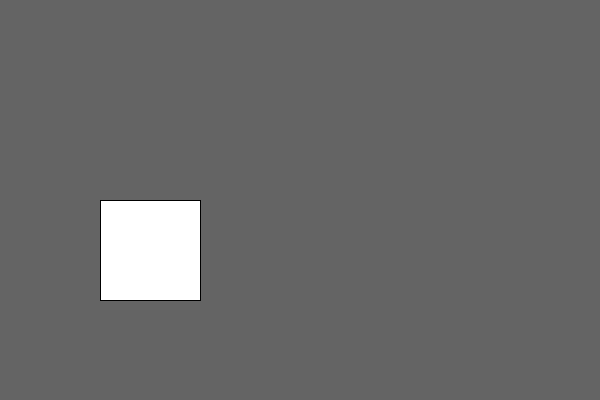
Frame 1 (no input)
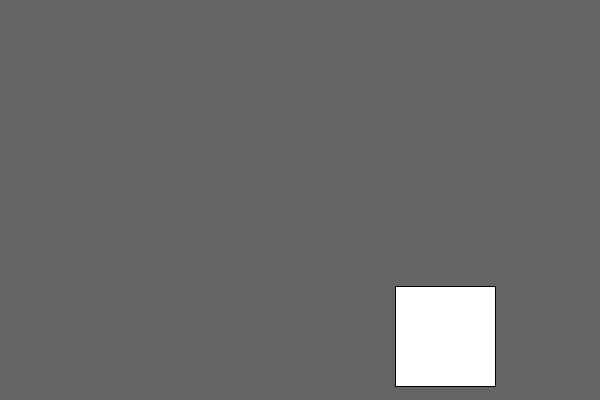
Frame 60 (the mouse pressed at the canvas centre just before this capture)
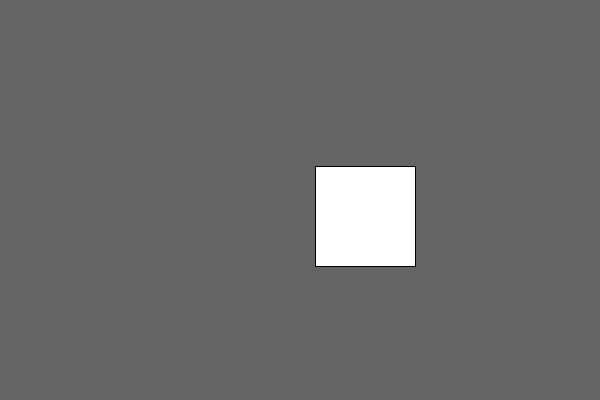
Frame 120 (the mouse held since frame 60 and released just before this capture)

The Processing sketch that drew these frames (run headless with seeded random() and noise(); from frame 60 on, the mouse is pressed at the canvas centre):

// Processing sketch: procesing_test
// ── procesing_test.pde
ArrayList<Window> windows;

void setup() {
  size(600, 400);
  colorMode(HSB, 255, 255, 255);
  windows = new ArrayList<Window>();

  String name = "hello";
  float lx = 100;
  float ly = 200;
  windows.add(new Window(name, lx, ly));
}

void draw() {
  background(100);

  for (int i = 0; i < windows.size(); i++) {
    Window w = windows.get(i);
    w.display();
  }

  for (int i = 0; i < windows.size(); i++) {
    Window w = windows.get(i);
    w.update();
  }

  for (int i = 0; i < windows.size(); i++) {
    Window w = windows.get(i);
    w.bounceByEdges();
  }
}



// ── Window.pde
class Window {
  String name;

  PVector location;
  PVector velocity;
  PVector acceleration;

  float wWidth = 100;
  float wHeight = 100;

  float bgH = 0, bgS = 0, bgB = 255;

  Window(String _name, float _lx, float _ly) {
    name = _name;
    location = new PVector(_lx, _ly);
    velocity = new PVector(5, 2);
    acceleration = new PVector(0, 0);
  }

  void display() {
    rect(location.x, location.y, wWidth, wHeight);
  }

  void update() {
    velocity.add(acceleration);
    location.add(velocity);
  }

  void bounceByOthers() {
  }

  void bounceByEdges() {
    if (location.x < 0 || location.x + wWidth > width) {
      velocity.x = -velocity.x;
    }
    if (location.y < 0 || location.y + wHeight > height) {
      velocity.y = -velocity.y; 
    }
  }
}
